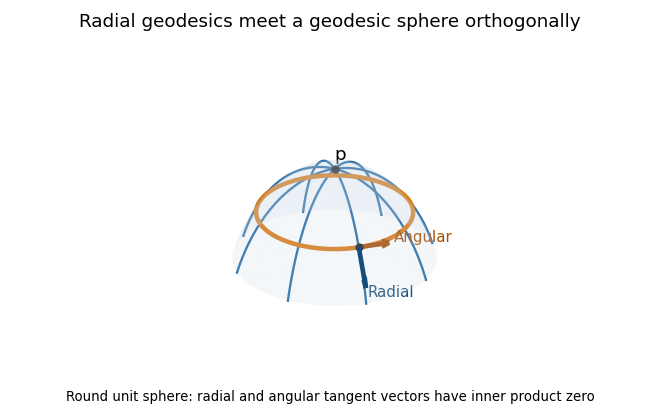

The Python source for this figure:
"""Gauss lemma on the round unit sphere. Python 3.14, NumPy 2.3.5,
Matplotlib 3.10.7. Write only the PNG basename to the process cwd.
Central Make controls the publication _media destination.
"""
from pathlib import Path
import numpy as np
import matplotlib
matplotlib.use('Agg')
import matplotlib.pyplot as plt
r=np.linspace(0,1.12,34);theta=np.linspace(0,2*np.pi,110)
R,T=np.meshgrid(r,theta);X=np.sin(R)*np.cos(T);Y=np.sin(R)*np.sin(T);Z=np.cos(R)
fig=plt.figure(figsize=(5.5,3.5),dpi=120,facecolor='white')
ax=fig.add_subplot(111,projection='3d',proj_type='ortho');ax.set_facecolor('white')
ax.plot_surface(X,Y,Z,color='#c9d9e8',alpha=.20,linewidth=0,antialiased=True,shade=False)
for angle in np.linspace(-.7,-.7+2*np.pi,9)[:-1]:
 ax.plot(np.sin(r)*np.cos(angle),np.sin(r)*np.sin(angle),np.cos(r),color='#2469a1',linewidth=1.4)
rho=.76
ax.plot(np.sin(rho)*np.cos(theta),np.sin(rho)*np.sin(theta),np.full_like(theta,np.cos(rho)),color='#d87916',linewidth=2.7)
a=-.7;p=np.array([np.sin(rho)*np.cos(a),np.sin(rho)*np.sin(a),np.cos(rho)])
radial=np.array([np.cos(rho)*np.cos(a),np.cos(rho)*np.sin(a),-np.sin(rho)])
angular=np.array([-np.sin(a),np.cos(a),0.])
ax.quiver(*p,*(.28*radial),color='#164d7a',linewidth=2.8,arrow_length_ratio=.25)
ax.quiver(*p,*(.28*angular),color='#a54e05',linewidth=2.8,arrow_length_ratio=.25)
ax.scatter(*p,color='#202020',s=16,depthshade=False);ax.scatter(0,0,1,color='#202020',s=16,depthshade=False)
ax.text(0,0,1.055,'p',fontsize=11);ax.text(*(p+.34*radial),'Radial',fontsize=9,color='#164d7a');ax.text(*(p+.32*angular),'Angular',fontsize=9,color='#a54e05')
ax.set_xlim(-1,1);ax.set_ylim(-1,1);ax.set_zlim(.3,1.13);ax.set_box_aspect((1,1,.65));ax.view_init(elev=28,azim=-58);ax.set_axis_off()
fig.suptitle('Radial geodesics meet a geodesic sphere orthogonally',fontsize=11,y=.97)
fig.text(.5,.045,'Round unit sphere: radial and angular tangent vectors have inner product zero',ha='center',fontsize=8)
fig.subplots_adjust(left=0,right=1,bottom=.07,top=.89)
fig.savefig(Path.cwd()/'paper-17-gauss-lemma.png',dpi=120,facecolor='white',transparent=False)
plt.close(fig)
